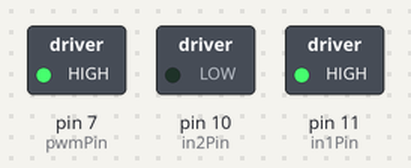
Bench run of a sketch on a simulated Arduino Uno, built with avr-gcc and run on an emulated ATmega328P. On the bench: switched loads named in the sketch (green lamp = pin HIGH).

Above: at 0.1 s.
Timing chart, 0 to 1.6 s (numbered marks = the images above):
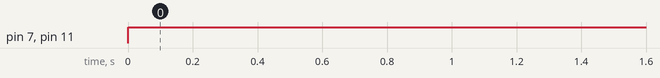

Measured:
- by itself, pin 7 (pwmPin), pin 11 (in1Pin): LOW → HIGH at 0.00 s

The sketch:

sketch_steppermotor.ino
```cpp
const int pwmPin = 7;
const int in1Pin = 11;
const int in2Pin = 10;

void setup() {
  pinMode(pwmPin, OUTPUT);
  pinMode(in1Pin, OUTPUT);
  pinMode(in2Pin, OUTPUT);
}

void loop() {
  digitalWrite(in1Pin, HIGH);
  digitalWrite(in2Pin, LOW);

  // 0-255の範囲でモーターの速度を設定します。最大速度は255です。
  analogWrite(pwmPin, 255);

  // ここでポンプの動作時間を設定できます（ミリ秒単位）
  delay(10000);
}
```
